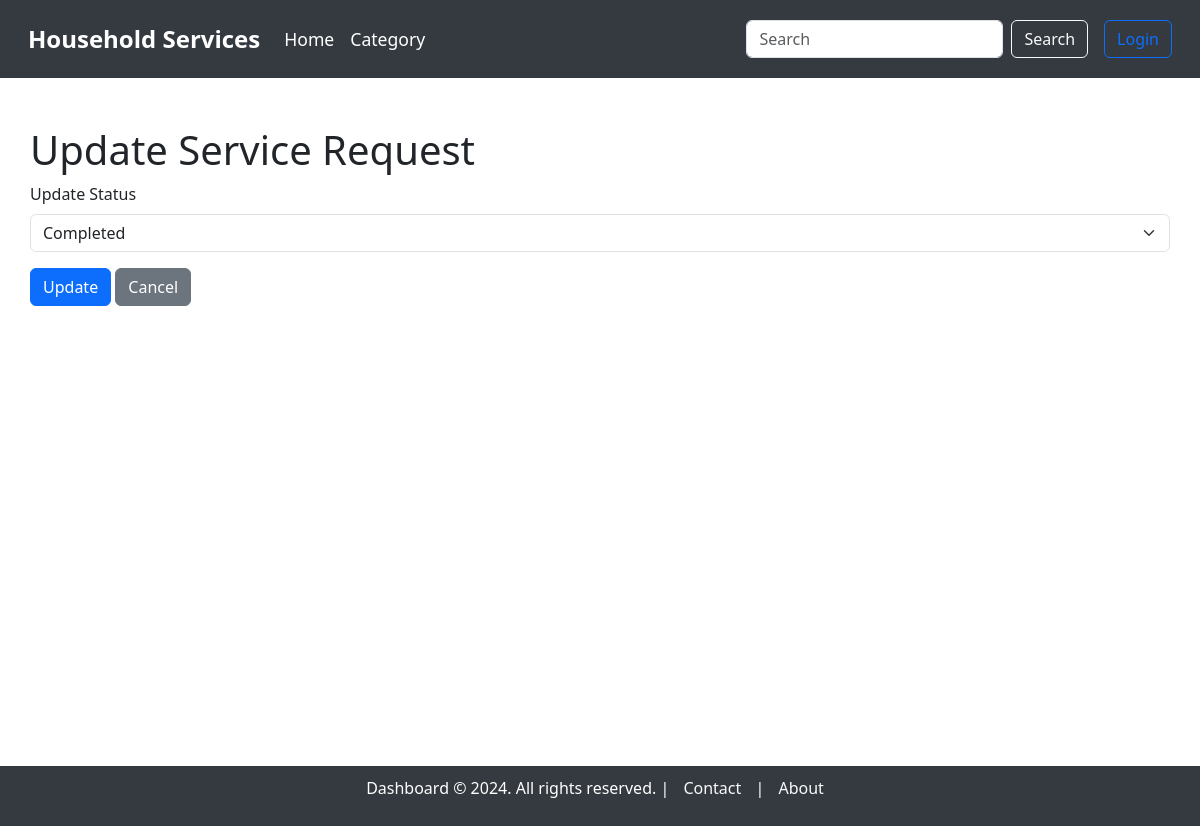
Before: /service_requests/update/1 with the older database file.
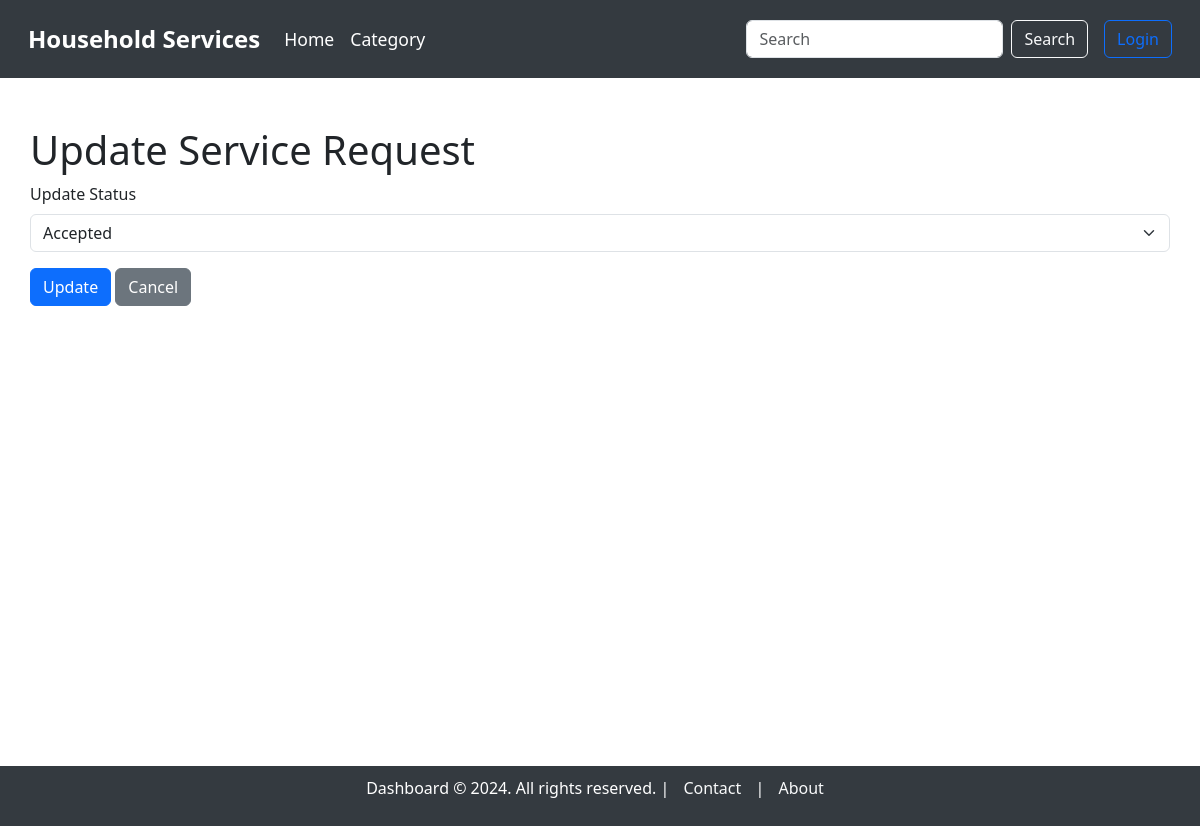
After: the same page with the newer database file.
### model.py (models this page shows, shortened)
class ServiceRequest(db.Model):
    __tablename__ = "service_requests"
    service_request_id = db.Column(db.Integer, autoincrement=True, primary_key=True)
    service_id = db.Column(db.Integer, db.ForeignKey('service.service_id'), nullable=False)
    user_id = db.Column(db.Integer, db.ForeignKey('users.user_id'), nullable=False)
    supplier_id = db.Column(db.Integer, db.ForeignKey('users.user_id'), nullable=True)  # Link to supplier (optional)
    service_description = db.Column(db.String, nullable=False)
    experience_years = db.Column(db.Integer, nullable=True)
    created_at = db.Column(db.DateTime, default=datetime.utcnow)
    updated_at = db.Column(db.DateTime, default=datetime.utcnow, onupdate=datetime.utcnow)
    date_requested = db.Column(db.DateTime, default=datetime.utcnow, nullable=True)
    date_issued = db.Column(db.DateTime, nullable=True)  #accepted date
    date_completed = db.Column(db.DateTime, nullable=True)
    date_returned = db.Column(db.DateTime, nullable=True)
    status = db.Column(db.String, default='pending')  # 'pending', 'accepted', 'rejected', 'completed', 'returned', 'cancelled'
    price = db.Column(db.Integer, nullable=False)  # Price associated with the service
    customer = db.relationship('User', foreign_keys=[user_id], backref='customer_requests')
    supplier = db.relationship('User', foreign_keys=[supplier_id], backref='supplier_requests')
    service = db.relationship('Service', backref='requests')

### main.py (the view, shortened to what this page needs)
@app.route('/service_requests/update/<int:service_request_id>', methods=['GET', 'POST'])
def update_service_request(service_request_id):
    service_request = ServiceRequest.query.get_or_404(service_request_id)
    return render_template('service_requests/update_service_request.html', service_request=service_request)

### templates/service_requests/update_service_request.html (shortened to what this page needs)
{% extends 'base_dashboard.html' %}
{% block content %}
<div class="container mt-5">
    <h1>Update Service Request</h1>
    <form action="{{ url_for('update_service_request', service_request_id=service_request.service_request_id) }}" method="POST">
        <div class="mb-3">
            <label for="status" class="form-label">Update Status</label>
            <select name="status" class="form-select">
                <option value="accepted" {% if service_request.status == 'accepted' %} selected {% endif %}>Accepted</option>
                <option value="completed" {% if service_request.status == 'completed' %} selected {% endif %}>Completed</option>
            </select>
        </div>
        <button type="submit" class="btn btn-primary">Update</button>
        <a href="{{ url_for('view_service_requests') }}" class="btn btn-secondary">Cancel</a>
    </form>
</div>
{% endblock %}

Changed rows visible on the page:
changed ServiceRequest: status "Completed" → "Accepted"
